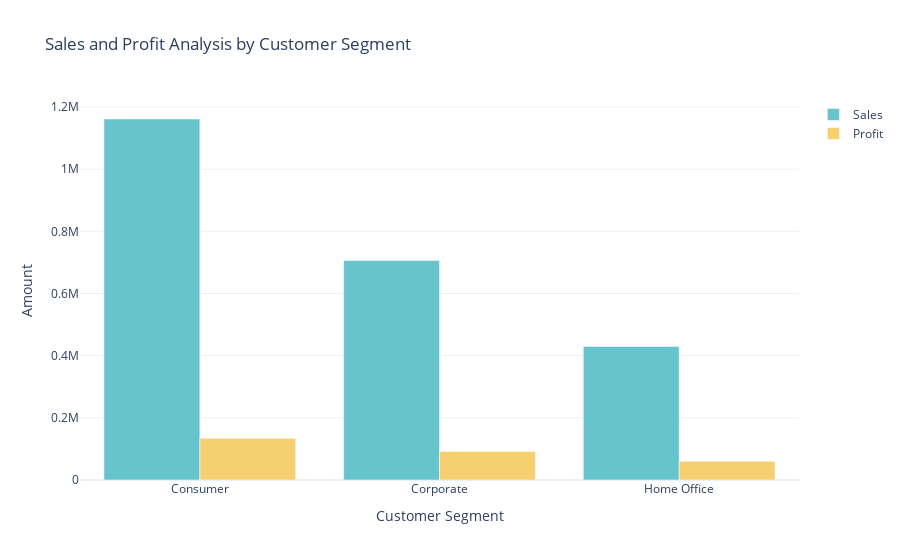

Write notebook code for a chart like this one.
### Markdown cell above
# Sales and Profit- Customer Segmentation

### Code cell
import plotly.graph_objects as go
from plotly import colors

# Grouping data by Segment and aggregating Sales and Profit
sales_profit_by_segment = data.groupby('Segment').agg({'Sales': 'sum', 'Profit': 'sum'}).reset_index()

# Defining the color palette
color_palette = colors.qualitative.Pastel

# Creating the figure
fig = go.Figure()

# Adding the Sales bar trace
fig.add_trace(go.Bar(
    x=sales_profit_by_segment['Segment'],
    y=sales_profit_by_segment['Sales'],
    name='Sales',
    marker_color=color_palette[0]
))

# Adding the Profit bar trace
fig.add_trace(go.Bar(
    x=sales_profit_by_segment['Segment'],
    y=sales_profit_by_segment['Profit'],
    name='Profit',
    marker_color=color_palette[1]
))

# Updating the layout
fig.update_layout(
    title='Sales and Profit Analysis by Customer Segment',
    xaxis_title='Customer Segment',
    yaxis_title='Amount'
)

# Show the chart
fig.show()

### Figure 1 — Plotly figure (JSON) as saved in the notebook; plotly's stock layout.template omitted (floating-point values rounded to 4 significant figures)
{"data": [{"marker": {"color": "rgb(102, 197, 204)"}, "name": "Sales", "type": "bar", "x": ["Consumer", "Corporate", "Home Office"], "y": [1161000.0, 706100.0, 429700.0]}, {"marker": {"color": "rgb(246, 207, 113)"}, "name": "Profit", "type": "bar", "x": ["Consumer", "Corporate", "Home Office"], "y": [134100.0, 91980.0, 60300.0]}], "layout": {"autosize": true, "title": {"text": "Sales and Profit Analysis by Customer Segment"}, "xaxis": {"autorange": true, "range": [-0.5, 2.5], "title": {"text": "Customer Segment"}, "type": "category"}, "yaxis": {"autorange": true, "range": [0, 1223000.0], "title": {"text": "Amount"}, "type": "linear"}}}
